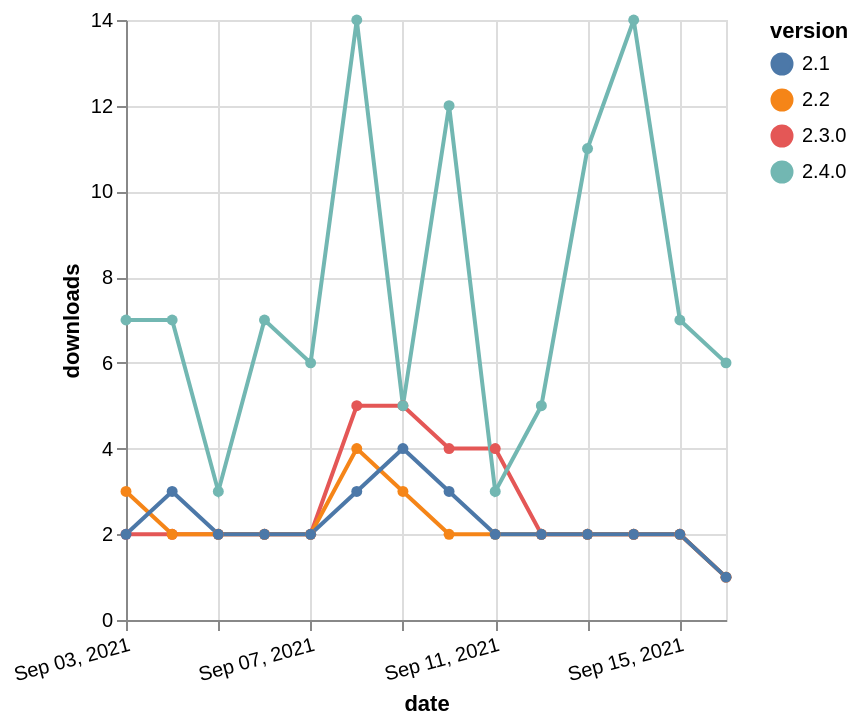

Source (Vega-Lite JSON):
### Vega-Lite specification from a JSON file in a GitHub repository (floating-point values rounded to 4 significant figures)
{"$schema": "https://vega.github.io/schema/vega-lite/v5.json", "description": "A simple bar chart with embedded data.", "data": {"values": [{"date": "2021-09-03", "total": 5405, "delta": 2, "version": "2.3.0"}, {"date": "2021-09-04", "total": 5407, "delta": 2, "version": "2.3.0"}, {"date": "2021-09-05", "total": 5409, "delta": 2, "version": "2.3.0"}, {"date": "2021-09-06", "total": 5411, "delta": 2, "version": "2.3.0"}, {"date": "2021-09-07", "total": 5413, "delta": 2, "version": "2.3.0"}, {"date": "2021-09-08", "total": 5418, "delta": 5, "version": "2.3.0"}, {"date": "2021-09-09", "total": 5423, "delta": 5, "version": "2.3.0"}, {"date": "2021-09-10", "total": 5427, "delta": 4, "version": "2.3.0"}, {"date": "2021-09-11", "total": 5431, "delta": 4, "version": "2.3.0"}, {"date": "2021-09-12", "total": 5433, "delta": 2, "version": "2.3.0"}, {"date": "2021-09-13", "total": 5435, "delta": 2, "version": "2.3.0"}, {"date": "2021-09-14", "total": 5437, "delta": 2, "version": "2.3.0"}, {"date": "2021-09-15", "total": 5439, "delta": 2, "version": "2.3.0"}, {"date": "2021-09-16", "total": 5440, "delta": 1, "version": "2.3.0"}, {"date": "2021-09-03", "total": 3358, "delta": 7, "version": "2.4.0"}, {"date": "2021-09-04", "total": 3365, "delta": 7, "version": "2.4.0"}, {"date": "2021-09-05", "total": 3368, "delta": 3, "version": "2.4.0"}, {"date": "2021-09-06", "total": 3375, "delta": 7, "version": "2.4.0"}, {"date": "2021-09-07", "total": 3381, "delta": 6, "version": "2.4.0"}, {"date": "2021-09-08", "total": 3395, "delta": 14, "version": "2.4.0"}, {"date": "2021-09-09", "total": 3400, "delta": 5, "version": "2.4.0"}, {"date": "2021-09-10", "total": 3412, "delta": 12, "version": "2.4.0"}, {"date": "2021-09-11", "total": 3415, "delta": 3, "version": "2.4.0"}, {"date": "2021-09-12", "total": 3420, "delta": 5, "version": "2.4.0"}, {"date": "2021-09-13", "total": 3431, "delta": 11, "version": "2.4.0"}, {"date": "2021-09-14", "total": 3445, "delta": 14, "version": "2.4.0"}, {"date": "2021-09-15", "total": 3452, "delta": 7, "version": "2.4.0"}, {"date": "2021-09-16", "total": 3458, "delta": 6, "version": "2.4.0"}, {"date": "2021-09-03", "total": 2554, "delta": 3, "version": "2.2"}, {"date": "2021-09-04", "total": 2556, "delta": 2, "version": "2.2"}, {"date": "2021-09-05", "total": 2558, "delta": 2, "version": "2.2"}, {"date": "2021-09-06", "total": 2560, "delta": 2, "version": "2.2"}, {"date": "2021-09-07", "total": 2562, "delta": 2, "version": "2.2"}, {"date": "2021-09-08", "total": 2566, "delta": 4, "version": "2.2"}, {"date": "2021-09-09", "total": 2569, "delta": 3, "version": "2.2"}, {"date": "2021-09-10", "total": 2571, "delta": 2, "version": "2.2"}, {"date": "2021-09-11", "total": 2573, "delta": 2, "version": "2.2"}, {"date": "2021-09-12", "total": 2575, "delta": 2, "version": "2.2"}, {"date": "2021-09-13", "total": 2577, "delta": 2, "version": "2.2"}, {"date": "2021-09-14", "total": 2579, "delta": 2, "version": "2.2"}, {"date": "2021-09-15", "total": 2581, "delta": 2, "version": "2.2"}, {"date": "2021-09-16", "total": 2582, "delta": 1, "version": "2.2"}, {"date": "2021-09-03", "total": 2709, "delta": 2, "version": "2.1"}, {"date": "2021-09-04", "total": 2712, "delta": 3, "version": "2.1"}, {"date": "2021-09-05", "total": 2714, "delta": 2, "version": "2.1"}, {"date": "2021-09-06", "total": 2716, "delta": 2, "version": "2.1"}, {"date": "2021-09-07", "total": 2718, "delta": 2, "version": "2.1"}, {"date": "2021-09-08", "total": 2721, "delta": 3, "version": "2.1"}, {"date": "2021-09-09", "total": 2725, "delta": 4, "version": "2.1"}, {"date": "2021-09-10", "total": 2728, "delta": 3, "version": "2.1"}, {"date": "2021-09-11", "total": 2730, "delta": 2, "version": "2.1"}, {"date": "2021-09-12", "total": 2732, "delta": 2, "version": "2.1"}, {"date": "2021-09-13", "total": 2734, "delta": 2, "version": "2.1"}, {"date": "2021-09-14", "total": 2736, "delta": 2, "version": "2.1"}, {"date": "2021-09-15", "total": 2738, "delta": 2, "version": "2.1"}, {"date": "2021-09-16", "total": 2739, "delta": 1, "version": "2.1"}]}, "width": "container", "mark": {"type": "line", "point": {"filled": true}}, "encoding": {"x": {"field": "date", "type": "temporal", "timeUnit": "yearmonthdate", "title": "date", "axis": {"labelAngle": -15}}, "y": {"field": "delta", "type": "quantitative", "title": "downloads"}, "color": {"field": "version", "type": "nominal"}, "tooltip": {"field": "delta"}}}
